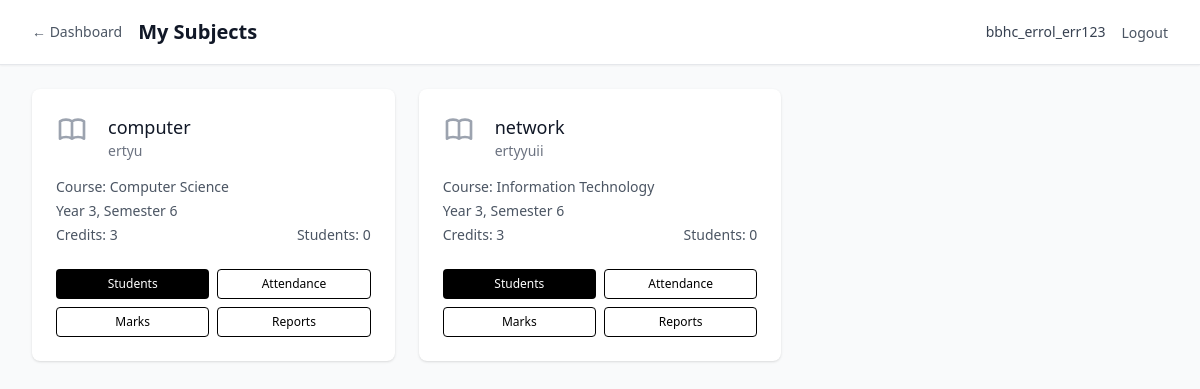
Screenshot of /lecturer/subjects (signed in) with the database file from the repository.
### models/user.py (models this page shows, shortened)
class Lecturer(db.Model):
    __tablename__ = 'lecturer'
    id = db.Column(db.Integer, primary_key=True)
    lecturer_id = db.Column(db.String(20), unique=True, nullable=False, index=True)
    name = db.Column(db.String(100), nullable=False)
    username = db.Column(db.String(80), unique=True, nullable=False, index=True)
    password_hash = db.Column(db.String(120), nullable=False)
    password_encrypted = db.Column(db.Text, nullable=True)  # Encrypted password for management access
    email = db.Column(db.String(120), unique=True, nullable=True)
    created_at = db.Column(db.DateTime, default=datetime.utcnow)
    last_login = db.Column(db.DateTime)
    is_active = db.Column(db.Boolean, default=True)
    subject_assignments = db.relationship('SubjectAssignment', backref='lecturer', lazy='dynamic')
    attendance_records = db.relationship('AttendanceRecord', backref='lecturer', lazy='dynamic')
    monthly_summaries = db.relationship('MonthlyAttendanceSummary', backref='lecturer', lazy='dynamic')
    student_marks = db.relationship('StudentMarks', backref='lecturer', lazy='dynamic')
    def get_assigned_subjects(self):
        from datetime import datetime
        current_year = datetime.now().year
        active_assignments_current_year = (
            self.subject_assignments
                .filter_by(academic_year=current_year, is_active=True)
                .all()
        )
        return [assignment.subject for assignment in active_assignments_current_year]

### models/academic.py (models this page shows, shortened)
class Subject(db.Model):
    __tablename__ = 'subject'
    id = db.Column(db.Integer, primary_key=True)
    name = db.Column(db.String(100), nullable=False)
    code = db.Column(db.String(20), nullable=False, index=True)
    course_id = db.Column(db.Integer, db.ForeignKey('course.id'), nullable=False)
    semester = db.Column(db.Integer, nullable=False)
    year = db.Column(db.Integer, nullable=False)
    credits = db.Column(db.Integer, default=3)
    description = db.Column(db.Text, nullable=True)
    created_at = db.Column(db.DateTime, default=datetime.utcnow)
    is_active = db.Column(db.Boolean, default=True)
    assignments = db.relationship('SubjectAssignment', backref='subject', lazy='dynamic')
    enrollments = db.relationship('StudentEnrollment', backref='subject', lazy='dynamic')
    attendance_records = db.relationship('AttendanceRecord', backref='subject', lazy='dynamic')
    monthly_summaries = db.relationship('MonthlyAttendanceSummary', backref='subject', lazy='dynamic')
    student_marks = db.relationship('StudentMarks', backref='subject', lazy='dynamic')
    __table_args__ = (db.UniqueConstraint('code', 'course_id', name='unique_subject_code_per_course'),)
    def get_enrolled_students_count(self):
        return self.enrollments.filter_by(is_active=True).count()

class Course(db.Model):
    __tablename__ = 'course'
    id = db.Column(db.Integer, primary_key=True)
    name = db.Column(db.String(100), nullable=False)
    code = db.Column(db.String(20), unique=True, nullable=False, index=True)
    description = db.Column(db.Text, nullable=True)
    duration_years = db.Column(db.Integer, default=3, nullable=False)
    total_semesters = db.Column(db.Integer, default=6, nullable=False)
    created_at = db.Column(db.DateTime, default=datetime.utcnow)
    is_active = db.Column(db.Boolean, default=True)
    students = db.relationship('Student', backref='course', lazy='dynamic')
    subjects = db.relationship('Subject', backref='course', lazy='dynamic')

### routes/auth.py (the view)
        def decorated_function(*args, **kwargs):
            if not SessionManager.is_authenticated(session):
                flash('Please log in to access this page', 'error')
                return redirect(url_for('auth.index'))
            if user_type:
                if user_type == 'management' and not SessionManager.is_management(session):
                    flash('Access denied. Management login required.', 'error')
                    return redirect(url_for('auth.management_login'))
                elif user_type == 'lecturer' and not SessionManager.is_lecturer(session):
                    flash('Access denied. Lecturer login required.', 'error')
                    return redirect(url_for('auth.lecturer_login'))
            return f(*args, **kwargs)

### app.py (called while the page is built)
def create_app():
    app = Flask(__name__)
    app.config.from_object(Config)
    db.init_app(app)
    csrf = CSRFProtect(app)
    @app.context_processor
    def inject_csrf_token():
        from flask_wtf.csrf import generate_csrf
        return dict(csrf_token=generate_csrf)
    from routes.auth import auth_bp
    from routes.management import management_bp
    from routes.lecturer import lecturer_bp
    app.register_blueprint(auth_bp)
    app.register_blueprint(management_bp, url_prefix='/management')
    app.register_blueprint(lecturer_bp, url_prefix='/lecturer')
    init_db(app)
    return app

### routes/auth.py (called while the page is built)
@auth_bp.app_context_processor
def inject_user():
    return {
        'current_user': SessionManager.get_session_info(session),
        'is_authenticated': SessionManager.is_authenticated(session),
        'is_management': SessionManager.is_management(session),
        'is_lecturer': SessionManager.is_lecturer(session)
    }

### routes/lecturer.py (called while the page is built)
@lecturer_bp.route('/subjects')
@login_required('lecturer')
def subjects():
    try:
        lecturer_id = session.get('user_id')
        subjects_list = LecturerService.get_assigned_subjects(lecturer_id)
        return render_template('lecturer/subjects.html', subjects=subjects_list)
    except Exception as e:
        flash(f'Error loading subjects: {str(e)}', 'error')
        return render_template('lecturer/subjects.html', subjects=[])

### services/auth_service.py (called while the page is built)
    @staticmethod
    def is_authenticated(session):
        return 'user_type' in session and 'user_id' in session

    @staticmethod
    def is_management(session):
        return session.get('user_type') == 'management'

    @staticmethod
    def is_lecturer(session):
        return session.get('user_type') == 'lecturer'

    @staticmethod
    def get_session_info(session):
        if not SessionManager.is_authenticated(session):
            return None
        return {
            'user_type': session.get('user_type'),
            'user_id': session.get('user_id'),
            'username': session.get('username'),
            'login_time': session.get('login_time')
        }

### services/lecturer_service.py (called while the page is built)
    @staticmethod
    def get_assigned_subjects(lecturer_id):
        try:
            lecturer = Lecturer.query.get(lecturer_id)
            if not lecturer:
                return []
            return lecturer.get_assigned_subjects()
        except Exception as e:
            return []

### templates/lecturer/subjects.html (shortened to what this page needs)
{% extends "base.html" %}
{% block content %}
<div class="min-h-screen bg-gray-50">
    <nav class="bg-white shadow-sm border-b border-gray-200">
        <div class="max-w-7xl mx-auto px-4 sm:px-6 lg:px-8">
            <div class="flex justify-between items-center h-16">
                <div class="flex items-center space-x-2 sm:space-x-4 min-w-0 flex-1">
                    <a href="{{ url_for('lecturer.dashboard') }}" class="text-sm text-gray-600 hover:text-black flex-shrink-0">← Dashboard</a>
                    <h1 class="text-lg sm:text-xl font-semibold text-gray-900 truncate">My Subjects</h1>
                </div>
                <div class="hidden md:flex items-center space-x-4">
                    <span class="text-sm text-gray-700">{{ current_user.username }}</span>
                    <form method="POST" action="{{ url_for('auth.logout') }}" class="inline">
                        <button type="submit" class="text-sm text-gray-600 hover:text-black">Logout</button>
                    </form>
                </div>
            </div>
        </div>
    </nav>
    <div class="max-w-7xl mx-auto py-4 sm:py-6 px-4 sm:px-6 lg:px-8">
        {% if subjects %}
        <div class="grid grid-cols-1 sm:grid-cols-2 lg:grid-cols-3 gap-4 sm:gap-6">
            {% for subject in subjects %}
            <div class="bg-white overflow-hidden shadow rounded-lg hover:shadow-md transition-shadow">
                <div class="p-4 sm:p-6">
                    <div class="flex items-start">
                        <div class="flex-shrink-0">
                        </div>
                        <div class="ml-3 sm:ml-5 min-w-0 flex-1">
                            <h3 class="text-base sm:text-lg font-medium text-gray-900 truncate">{{ subject.name }}</h3>
                            <p class="text-sm text-gray-500">{{ subject.code }}</p>
                        </div>
                    </div>
                    <div class="mt-3 sm:mt-4 space-y-1">
                        <p class="text-xs sm:text-sm text-gray-600 truncate">Course: {{ subject.course.name if subject.course else 'N/A' }}</p>
                        <p class="text-xs sm:text-sm text-gray-600">Year {{ subject.year }}, Semester {{ subject.semester }}</p>
                        <div class="flex justify-between text-xs sm:text-sm text-gray-600">
                            <span>Credits: {{ subject.credits }}</span>
                            <span>Students: {{ subject.get_enrolled_students_count() }}</span>
                        </div>
                    </div>
                    <div class="mt-4 sm:mt-6 grid grid-cols-2 gap-2">
                        <a href="{{ url_for('lecturer.subject_students', subject_id=subject.id) }}"
                           class="inline-flex items-center justify-center px-2 py-1.5 border border-transparent text-xs font-medium rounded text-white bg-black hover:bg-gray-800 active:bg-gray-900">
                            Students
                        </a>
                        <a href="{{ url_for('lecturer.attendance_management', subject_id=subject.id) }}"
                           class="inline-flex items-center justify-center px-2 py-1.5 border border-black text-xs font-medium rounded text-black bg-white hover:bg-gray-50 active:bg-gray-100">
                            Attendance
                        </a>
                        <a href="{{ url_for('lecturer.marks_management', subject_id=subject.id) }}"
                           class="inline-flex items-center justify-center px-2 py-1.5 border border-black text-xs font-medium rounded text-black bg-white hover:bg-gray-50 active:bg-gray-100">
                            Marks
                        </a>
                        <a href="{{ url_for('lecturer.subject_reports', subject_id=subject.id) }}"
                           class="inline-flex items-center justify-center px-2 py-1.5 border border-black text-xs font-medium rounded text-black bg-white hover:bg-gray-50 active:bg-gray-100">
                            Reports
                        </a>
                    </div>
                </div>
            </div>
            {% endfor %}
        </div>
        {% endif %}
    </div>
</div>
{% endblock %}

### rows the page displays
Lecturer: username "bbhc_errol_err123"
Subject: name "computer", code "ertyu", course "Computer Science", year "3", semester "6", credits "3", get_enrolled_students_count "0"
Subject: name "network", code "ertyyuii", course "Information Technology", year "3", semester "6", credits "3", get_enrolled_students_count "0"
